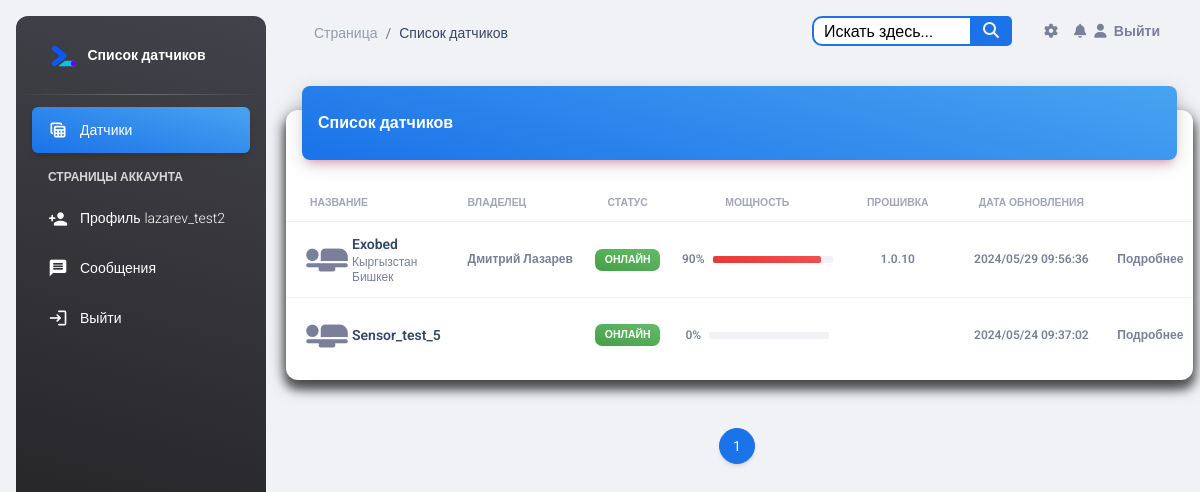
Screenshot of / (signed in) with the database file from the repository.
### esp_sensor/models.py (models this page shows, shortened)
class Sensor(models.Model):
    id = models.AutoField(primary_key=True)
    name = models.CharField('Имя датчика', max_length=100, unique=True)
    slug = models.SlugField(max_length=255, unique=True, db_index=True, verbose_name="URL")
    description = models.TextField('Описание', blank=True)
    owner = models.CharField("Владелец", max_length=100, blank=True)
    date_added = models.DateTimeField('Дата добавления', auto_now=True)
    country = models.ManyToManyField(Country, blank=True, verbose_name='Страна')
    city = models.ManyToManyField(City, blank=True, verbose_name='Город')
    inclusions = models.IntegerField("Количество включений", default=0)
    power = models.IntegerField(default=0, blank=True, verbose_name='Мощность %',
                                validators=[MinValueValidator(0), MaxValueValidator(100)])
    watt = models.IntegerField("Потребление мощности Ватт", default=0)
    volt = models.IntegerField("Электрическое напряжение Вольт", default=0)
    work = models.BooleanField('Онлайн', default=True)
    blocked = models.BooleanField('Заблокирован', default=False)
    start = models.BooleanField('Старт', default=False)
    temperature = models.FloatField('Температура', default=0)
    fan_speed = models.IntegerField('Скорость кулера', default=0)
    ip_address = models.CharField('IP Адрес', max_length=15, blank=True)
    mac_address = models.CharField('MAC Адрес', max_length=20, blank=True)
    confirmed = models.BooleanField('Подтвержден администратором', default=False)
    version = models.CharField('Версия прошивки', max_length=15, blank=True)
    processing_time = models.FloatField('Время обработки (мс)', null=True, blank=True)
    def is_blocked(self):
        return self.blocked
    class Meta:
        verbose_name = 'Датчик'
        verbose_name_plural = 'Датчики'

class Country(models.Model):
    id = models.AutoField(primary_key=True)
    name = models.CharField("Название", max_length=100)
    class Meta:
        verbose_name = 'Страна'
        verbose_name_plural = 'Страны'

class City(models.Model):
    id = models.AutoField(primary_key=True)
    country = models.ManyToManyField(Country, blank=True, verbose_name='Страна')
    name = models.CharField("Название", max_length=100)
    class Meta:
        verbose_name = 'Город'
        verbose_name_plural = 'Города'

### esp_sensor/views.py (the view)
# urls.py: path('', SensorListView.as_view(), name='sensor_list'),
class SensorListView(LoginRequiredMixin, ListView):
    model = Sensor
    template_name = 'sensor/sensor_list.html'
    context_object_name = 'sensors'
    paginate_by = 8
    def get_queryset(self):
        queryset = super().get_queryset()
        queryset = queryset.order_by('name', 'owner', '-blocked', '-date_added')
        queryset = queryset.prefetch_related('sensorlog_set')
        return queryset
    def get_context_data(self, **kwargs):
        context = super().get_context_data(**kwargs)
        queryset = self.get_queryset()
        sensors = context['sensors']
        confirmed_sensors = [sensor for sensor in queryset if sensor.confirmed]
        for sensor in confirmed_sensors:
            latest_log = sensor.sensorlog_set.last()
            if latest_log:
                sensor.last_updated = latest_log.timestamp
            else:
                sensor.last_updated = sensor.date_added
        unconfirmed_sensors = [sensor for sensor in queryset if not sensor.confirmed]
        for sensor in unconfirmed_sensors:
            latest_log = sensor.sensorlog_set.last()
            if latest_log:
                sensor.last_updated = latest_log.timestamp
            else:
                sensor.last_updated = sensor.date_added
        context['confirmed_sensors'] = confirmed_sensors
        context['unconfirmed_sensors'] = unconfirmed_sensors
        return context

### account/models.py (called while the page is built)
    def save(self, *args, **kwargs):
        self.slug = "{}".format(self.user.username)
        super().save(*args, **kwargs)

### templates/sensor/sensor_list.html (shortened to what this page needs)
{% load static %}
{% include 'base.html' %}
<body class="g-sidenav-show  bg-gray-200">
<aside class="sidenav navbar navbar-vertical navbar-expand-xs border-0 border-radius-xl my-3 fixed-start ms-3   bg-gradient-dark"
       id="sidenav-main">
    <div class="sidenav-header">
        <a class="navbar-brand m-0" href="{% url 'sensor_list' %}">
            <img src="{% static 'img/google-webdev.svg' %}" class="navbar-brand-img h-100" alt="main_logo">
            <span class="ms-1 font-weight-bold text-white">Список датчиков</span>
        </a>
    </div>
    <hr class="horizontal light mt-0 mb-2">
    <div class="collapse navbar-collapse  w-auto " id="sidenav-collapse-main">
        <ul class="navbar-nav">
            <li class="nav-item">
                <a class="nav-link text-white active bg-gradient-info" href="{% url 'sensor_list' %}">
                    <div class="text-white text-center me-2 d-flex align-items-center justify-content-center">
                        <i class="material-icons opacity-10">table_view</i>
                    </div>
                    <span class="nav-link-text ms-1">Датчики</span>
                </a>
            </li>
            {% if user.is_authenticated %}
                <li class="nav-item mt-3">
                    <h6 class="ps-4 ms-2 text-uppercase text-xs text-white font-weight-bolder opacity-8">Страницы
                        аккаунта</h6>
                </li>
                <li class="nav-item">
                    <a class="nav-link text-white " href="{% url 'profiles:profile_detail' user.profile.slug %}">
                        <div class="text-white text-center me-2 d-flex align-items-center justify-content-center">
                            <i class="material-icons opacity-10">person_add</i>
                        </div>
                        <span class="nav-link-text ms-1">Профиль</span>
                        <span class="nav-link-text ms-1">{{ user.username }}</span>
                    </a>
                </li>
                <li class="nav-item">
                    <a class="nav-link text-white " href="{% url 'chats' %}">
                        <div class="text-white text-center me-2 d-flex align-items-center justify-content-center">
                            <i class="material-icons opacity-10">message</i>
                        </div>
                        <span class="nav-link-text ms-1">Сообщения</span>
                    </a>
                </li>
                <li class="nav-item">
                    <a class="nav-link text-white " href='{% url 'logout' %}'>
                        <div class="text-white text-center me-2 d-flex align-items-center justify-content-center">
                            <i class="material-icons opacity-10">login</i>
                        </div>
                        <span class="nav-link-text ms-1">Выйти</span>
                    </a>
                </li>
            {% endif %}
        </ul>
    </div>
</aside>
<main class="main-content position-relative max-height-vh-100 h-100 border-radius-lg ">
    <nav class="navbar navbar-main navbar-expand-lg px-0 mx-4 shadow-none border-radius-xl" id="navbarBlur"
         data-scroll="true">
        <div class="container-fluid py-1 px-3">
            <nav aria-label="breadcrumb">
                <ol class="breadcrumb bg-transparent mb-0 pb-0 pt-1 px-0 me-sm-6 me-5">
                    <li class="breadcrumb-item text-sm"><a class="opacity-5 text-dark" href="{% url 'sensor_list' %}">Страница</a>
                    <li class="breadcrumb-item text-sm text-dark active" aria-current="page">Список датчиков</li>
                </ol>
            </nav>
            {% include 'include/navbar.html' %}
        </div>
    </nav>
    <div class="container-fluid py-4">
        {% if confirmed_sensors %}
            <div class="row">
                <div class="col-12">
                    <div class="card my-4">
                        <div class="card-header p-0 position-relative mt-n4 mx-3 z-index-2">
                            <div class="bg-gradient-info shadow-primary border-radius-lg pt-4 pb-3">
                                <h6 class="text-white ps-3">Список датчиков</h6>
                            </div>
                        </div>
                        <div class="card-body px-0 pb-2">
                            <div class="table-responsive p-0">
                                <table class="table align-items-center mb-0">
                                    <thead>
                                    <tr>
                                        <th class="text-uppercase text-secondary text-xxs font-weight-bolder opacity-7">
                                            Название
                                        </th>
                                        <th class="text-uppercase text-secondary text-xxs font-weight-bolder opacity-7 ps-2">
                                            Владелец
                                        </th>
                                        <th class="text-center text-uppercase text-secondary text-xxs font-weight-bolder opacity-7">
                                            Статус
                                        </th>
                                        <th class="text-center text-uppercase text-secondary text-xxs font-weight-bolder opacity-7">
                                            Мощность
                                        </th>
                                        <th class="text-center text-uppercase text-secondary text-xxs font-weight-bolder opacity-7">
                                            Прошивка
                                        </th>
                                        <th class="text-center text-uppercase text-secondary text-xxs font-weight-bolder opacity-7">
                                            Дата обновления
                                        </th>
                                        <th class="text-secondary opacity-7"></th>
                                    </tr>
                                    </thead>
                                    <tbody>
                                    {% for sensor in confirmed_sensors %}
                                        <tr>
                                            <td>
                                                <div class="d-flex px-2 py-1">
                                                    <div>
                                                        <i class="material-icons"
                                                           style="font-size: 50px;">airline_seat_flat</i>
                                                    </div>
                                                    <div class="d-flex flex-column justify-content-center">
                                                        <a href="{% url 'sensor_detail' sensor.pk %}"
                                                           class="text-secondary font-weight-bold text-xs"
                                                           data-toggle="tooltip" data-original-title="Edit user">
                                                            <h6 class="mb-0 text-sm">{{ sensor.name }}</h6>
                                                        </a>
                                                        {% for country in sensor.country.all %}
                                                            <p class="text-xs text-secondary mb-0">{{ country.name }}</p>
                                                        {% endfor %}
                                                        {% for city in sensor.city.all %}
                                                            <p class="text-xs text-secondary mb-0">{{ city.name }}</p>
                                                        {% endfor %}
                                                    </div>
                                                </div>
                                            </td>
                                            <td>
                                                <p class="text-xs font-weight-bold mb-0">{{ sensor.owner }}</p>
                                            </td>
                                            <td class="align-middle text-center text-sm">
                                                {% if sensor.is_blocked %}
                                                    <span class="badge badge-sm bg-gradient-danger">Заблокирован</span>
                                                {% else %}
                                                    {% if sensor.work %}
                                                        <span class="badge badge-sm bg-gradient-success">Онлайн</span>
                                                    {% else %}
                                                        <span class="badge badge-sm bg-gradient-secondary">Оффлайн</span>
                                                    {% endif %}
                                                {% endif %}
                                            </td>
                                            <td class="align-middle text-center">
                                                <div class="d-flex align-items-center justify-content-center">
                                                    <span class="me-2 text-xs font-weight-bold">{{ sensor.power }}%</span>
                                                    <div>
                                                        <div class="progress">
                                                            <div class="progress-bar bg-gradient-danger"
                                                                 role="progressbar" aria-valuenow="{{ sensor.power }}"
                                                                 aria-valuemin="0"
                                                                 aria-valuemax="100"
                                                                 style="width: {{ sensor.power }}%;"></div>
                                                        </div>
                                                    </div>
                                                </div>
                                            </td>
                                            <td class="align-middle text-center">
                                                <span class="text-secondary text-xs font-weight-bold">{{ sensor.version }}</span>
                                            </td>
                                            <td class="align-middle text-center">
                                                <span class="text-secondary text-xs font-weight-bold">{{ sensor.last_updated | date:"Y/m/d H:i:s" }}</span>
                                            </td>
                                            {% if user.is_authenticated %}
                                                <td class="align-middle">
                                                    <a href="{% url 'sensor_detail' sensor.pk %}"
                                                       class="text-secondary font-weight-bold text-xs"
                                                       data-toggle="tooltip" data-original-title="Edit user">
                                                        Подробнее
                                                    </a>
                                                </td>
                                            {% else %}
                                                <td class="align-middle">
                                                    <span style="text-decoration: line-through;">Подробнее</span>
                                                </td>
                                            {% endif %}
                                        </tr>
                                    {% endfor %}
                                    </tbody>
                                </table>
                            </div>
                        </div>
                    </div>
                </div>
            </div>
        {% endif %}
    </div>
    <div>
        <nav aria-label="Page navigation example">
            <ul class="pagination justify-content-center">
                {% for p in paginator.page_range %}
                    {% if page_obj.number == p %}
                        <li class="page-item active"><span class="page-link" style="color:#ffffff;">{{ p }}</span></li>
                    {% else %}
                        <li class="page-item"><a class="page-link" href="?q={{ query }}&page={{ p }}">{{ p }}</a>
                        </li>
                    {% endif %}
                {% endfor %}
            </ul>
        </nav>
    </div>
</main>
</body>

### rows the page displays
Sensor: name "Exobed", owner "Дмитрий Лазарев", blocked "ОНЛАЙН", power "90", version "1.0.10", last_updated "2024/05/29 09:56:36"
Country: name "Кыргызстан"
City: name "Бишкек"
Sensor: name "Sensor_test_5", blocked "ОНЛАЙН", power "0", last_updated "2024/05/24 09:37:02"

### other values shown
{{ user.username }} "lazarev_test2"
{{ p }} "1"
